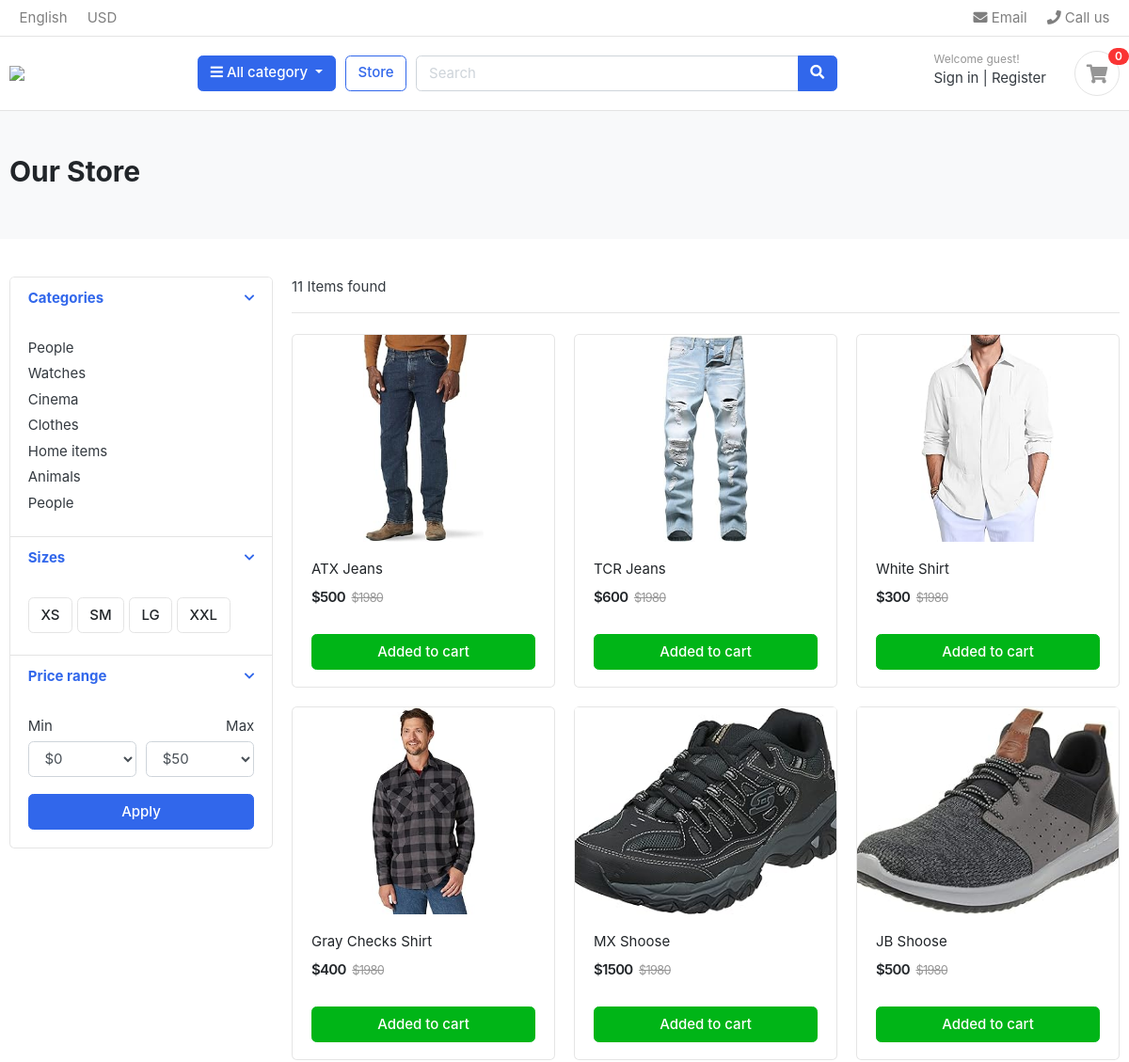
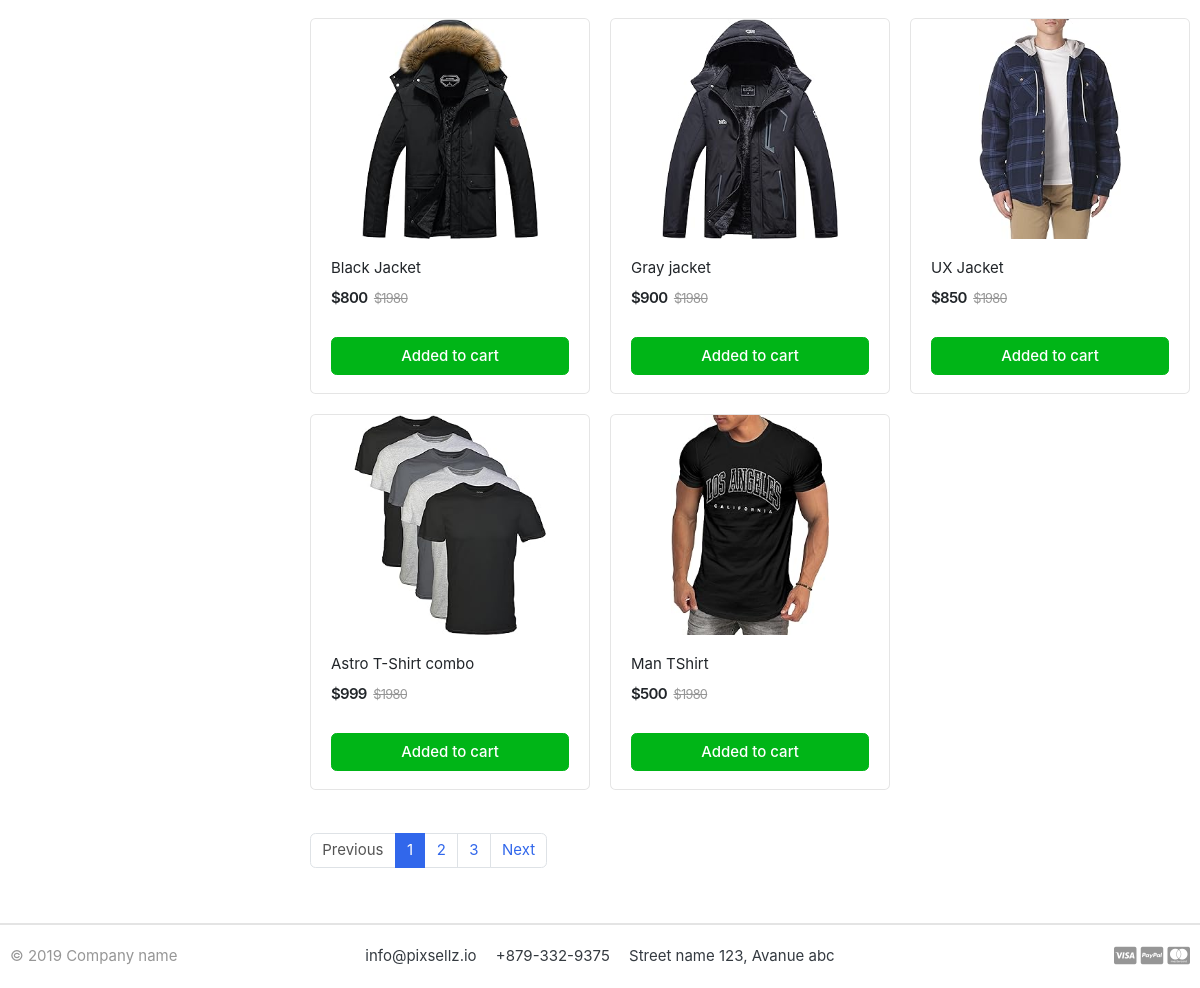
/store/, run on the app's committed database (2 pictures, top to bottom).
### store/models.py (models this page shows, shortened)
class Product(models.Model):
    product_name = models.CharField(max_length=200, unique=True)
    slug = models.CharField(max_length=200, unique=True)
    desc = models.TextField(max_length=500, blank=True)
    price = models.IntegerField()
    prod_image = models.ImageField(upload_to='photos/products', blank=True)
    stock = models.IntegerField()
    is_available = models.BooleanField(default=True)
    category = models.ForeignKey(Category, on_delete=models.CASCADE)
    created_date = models.DateTimeField(auto_now_add=True)
    modified_date = models.DateTimeField(auto_now=True)
    def get_url(self):
        return reverse('product_detail',args=[self.category.slug, self.slug])

### store/views.py (the view)
# urls.py: path("store/", include("store.urls")),
def store(request, category_slug=None):
    if category_slug != None:
        category = get_object_or_404(Category, slug = category_slug)
        products = Product.objects.filter(is_available = True, category = category)
    else:
        products = Product.objects.filter(is_available = True)
    total_products = products.count()
    context = {
        'products':products,
        'total_products':total_products
    }
    return render(request, 'store/store.html', context)

### category/context_processors.py (called while the page is built)
def cat_menu_links(request):
    links = Category.objects.all()
    return dict(cat_links=links)

### category/models.py (called while the page is built)
    def get_url(self):
        return reverse('products_by_category', args=[self.slug])

### templates/store/store.html (shortened to what this page needs)
{% extends 'base.html' %}
{% load static%}
{% block content %}
<section class="section-pagetop bg">
	<div class="container">
		<h2 class="title-page">Our Store</h2>
	</div>
</section>
<section class="section-content padding-y">
	<div class="container">
		<div class="row">
			<aside class="col-md-3">
				<div class="card">
					<article class="filter-group">
						<header class="card-header">
							<a href="#" data-toggle="collapse" data-target="#collapse_1" aria-expanded="true" class="">
								<i class="icon-control fa fa-chevron-down"></i>
								<h6 class="title">Categories</h6>
							</a>
						</header>
						<div class="filter-content collapse show" id="collapse_1" style="">
							<div class="card-body">
								<ul class="list-menu">
									<li><a href="#">People </a></li>
									<li><a href="#">Watches </a></li>
									<li><a href="#">Cinema </a></li>
									<li><a href="#">Clothes </a></li>
									<li><a href="#">Home items </a></li>
									<li><a href="#">Animals</a></li>
									<li><a href="#">People </a></li>
								</ul>
							</div>
						</div>
					</article>
					<article class="filter-group">
						<header class="card-header">
							<a href="#" data-toggle="collapse" data-target="#collapse_4" aria-expanded="true" class="">
								<i class="icon-control fa fa-chevron-down"></i>
								<h6 class="title">Sizes </h6>
							</a>
						</header>
						<div class="filter-content collapse show" id="collapse_4" style="">
							<div class="card-body">
								<label class="checkbox-btn">
									<span class="btn btn-light"> XS </span>
								</label>
								<label class="checkbox-btn">
									<span class="btn btn-light"> SM </span>
								</label>
								<label class="checkbox-btn">
									<span class="btn btn-light"> LG </span>
								</label>
								<label class="checkbox-btn">
									<span class="btn btn-light"> XXL </span>
								</label>
							</div>
						</div>
					</article>
					<article class="filter-group">
						<header class="card-header">
							<a href="#" data-toggle="collapse" data-target="#collapse_3" aria-expanded="true" class="">
								<i class="icon-control fa fa-chevron-down"></i>
								<h6 class="title">Price range </h6>
							</a>
						</header>
						<div class="filter-content collapse show" id="collapse_3" style="">
							<div class="card-body">
								<div class="form-row">
									<div class="form-group col-md-6">
										<label>Min</label>
										<select class="mr-2 form-control">
											<option value="0">$0</option>
										</select>
									</div>
									<div class="form-group text-right col-md-6">
										<label>Max</label>
										<select class="mr-2 form-control">
											<option value="50">$50</option>
										</select>
									</div>
								</div>
								<button class="btn btn-block btn-primary">Apply</button>
							</div>
						</div>
					</article>
				</div>
			</aside>
			<main class="col-md-9">
				<header class="border-bottom mb-4 pb-3">
					<div class="form-inline">
						<span class="mr-md-auto">{{total_products}} Items found </span>
					</div>
				</header>
				<div class="row">
					{% if products %}
					{% for product in products %}
					<div class="col-md-4">
						<figure class="card card-product-grid">
							<div class="img-wrap">
								<a href="{{product.get_url}}">
									<img src="{{product.prod_image.url}}">
								</a>
							</div>
							<figcaption class="info-wrap">
								<div class="fix-height">
									<a href="{{product.get_url}}" class="title">{{product.product_name}}</a>
									<div class="price-wrap mt-2">
										<span class="price">${{product.price}}</span>
										<del class="price-old">$1980</del>
									</div>
								</div>
								<a href="{% url 'add_cart' product.id %}" class="btn btn-block btn-success">Added to cart </a>
							</figcaption>
						</figure>
					</div>
					{% endfor %}
					{% endif %}
				</div>
				<nav class="mt-4" aria-label="Page navigation sample">
					<ul class="pagination">
						<li class="page-item disabled"><a class="page-link" href="#">Previous</a></li>
						<li class="page-item active"><a class="page-link" href="#">1</a></li>
						<li class="page-item"><a class="page-link" href="#">2</a></li>
						<li class="page-item"><a class="page-link" href="#">3</a></li>
						<li class="page-item"><a class="page-link" href="#">Next</a></li>
					</ul>
				</nav>
			</main>
		</div>
	</div>
</section>
{% endblock %}

### static/css/ui.css (style rules this page uses)
html { font-family: "Inter", sans-serif; font-size: 15px; }
.img-wrap { text-align: center; display: block; }
.img-wrap img { max-width: 100%; }
.price-wrap { letter-spacing: -0.7px; }
.padding-y { padding-top: 40px; padding-bottom: 40px; }
figure { margin-bottom: 0; }
article:after, .form-group:after { display: block; clear: both; content: ""; }
.bg { background-color: #f8f9fa; }
.title-page { color: #212529; }
.btn-light { background-color: #fff; border-color: #e4e4e4; }
[class*=list-] li:after { visibility: hidden; display: block; content: ""; overflow: hidden; height: 0; clear: both; }
.list-menu { list-style: none; margin: 0; padding-left: 0; }
.list-menu li { margin-bottom: 5px; }
.list-menu a { color: #343a40; }
[class*=card-product] a.title { color: #212529; display: block; }
[class*=card-product] .img-wrap { overflow: hidden; position: relative; }
[class*=card-product] .img-wrap img { height: 100%; max-width: 100%; width: auto; display: inline-block; -o-object-fit: cover; object-fit: cover; }
.card-product-grid { margin-bottom: 20px; }
.card-product-grid .img-wrap { border-radius: 0.2rem 0.2rem 0 0; height: 220px; }
.card-product-grid .info-wrap { overflow: hidden; padding: 18px 20px; }
.card-product-grid .fix-height { height: 80px; overflow: hidden; }
.card .img-wrap { overflow: hidden; }
.price { font-weight: 600; color: #212529; }
.price-old { color: #969696; margin-left: 3px; font-size: 85%; }
.icon-control { margin-top: 5px; float: right; font-size: 80%; }
.card-header .title { margin-bottom: 0; line-height: 1.5; }
.filter-group { border-bottom: 1px solid #e4e4e4; }
.filter-group .card-header { border-bottom: 0; }
.filter-group:last-child { border-bottom: 0; }
.checkbox-btn { position: relative; }
.section-pagetop { padding: 45px 0; }

### data on the page
Product: prod_image (picture), product_name "ATX Jeans", price "500"
Product: prod_image (picture), product_name "TCR Jeans", price "600"
Product: prod_image (picture), product_name "White Shirt", price "300"
Product: prod_image (picture), product_name "Gray Checks Shirt", price "400"
Product: prod_image (picture), product_name "MX Shoose", price "1500"
Product: prod_image (picture), product_name "JB Shoose", price "500"
Product: prod_image (picture), product_name "Black Jacket", price "800"
Product: prod_image (picture), product_name "Gray jacket", price "900"
Product: prod_image (picture), product_name "UX Jacket", price "850"
Product: prod_image (picture), product_name "Astro T-Shirt combo", price "999"
Product: prod_image (picture), product_name "Man TShirt", price "500"

### other printed values
{{ total_products }} "11"
